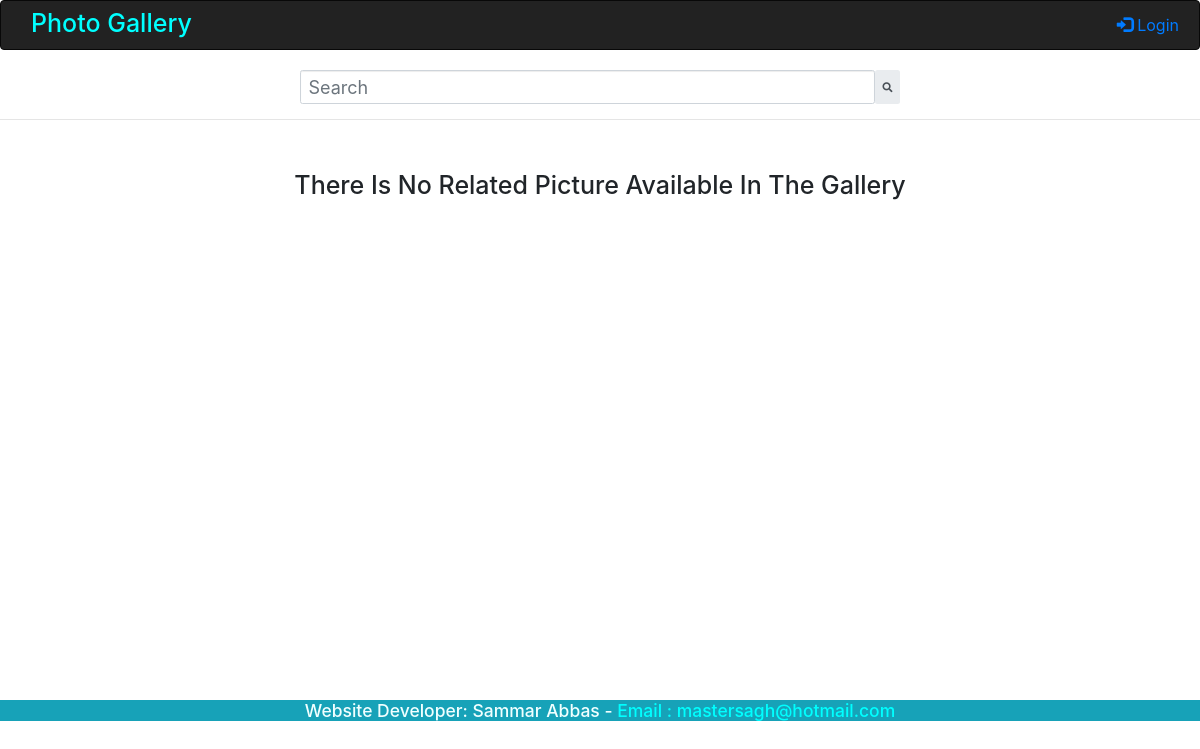
The app's page /, older data.
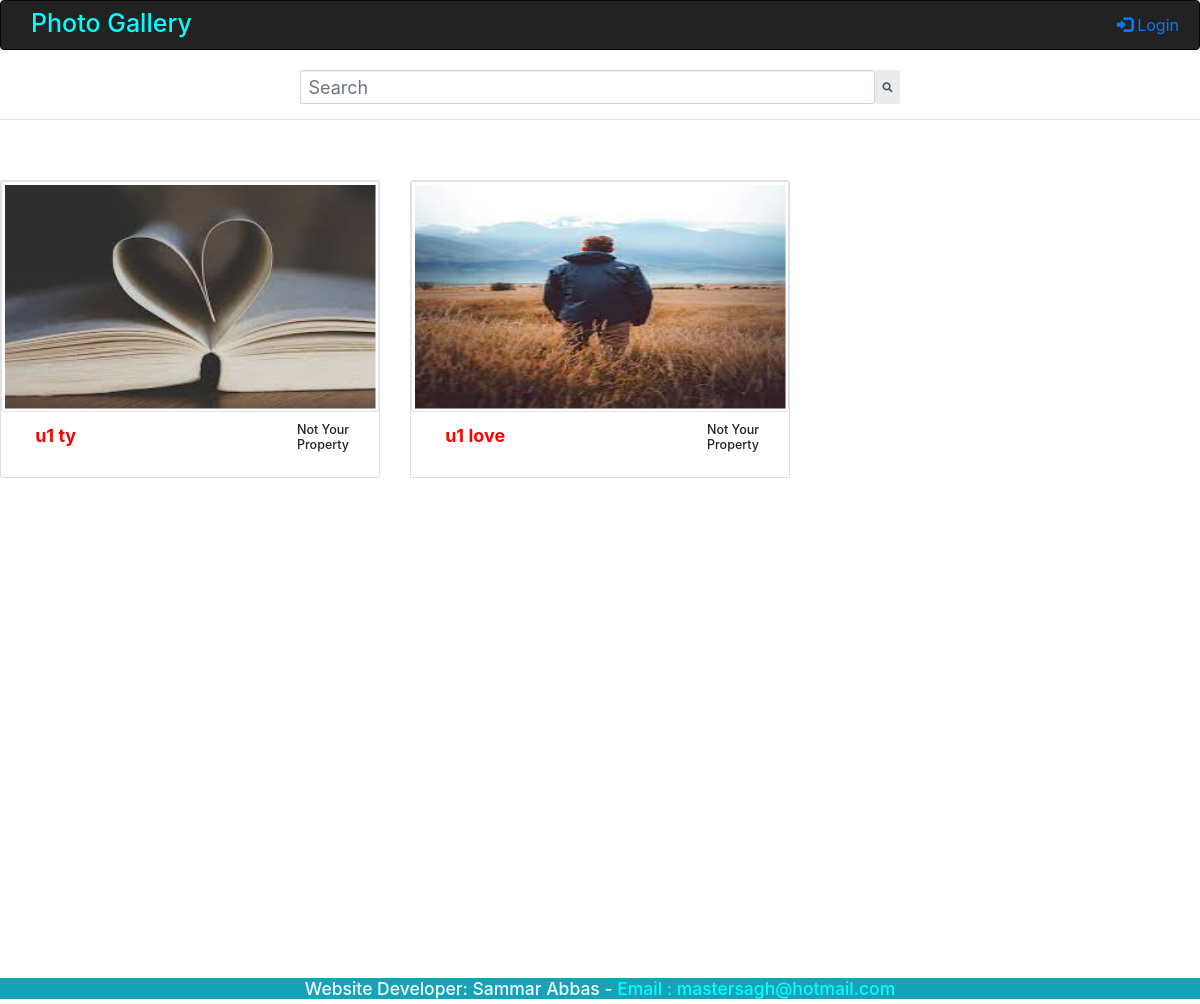
The same page, newer data.
### pictureApp/models.py (models this page shows, shortened)
class Photo(models.Model):
    title = models.CharField(max_length=50)
    image = models.ImageField()
    status = models.BooleanField(default=True)
    user = models.CharField(max_length=15, default="AnonymousUser")

### pictureApp/views.py (the view)
# urls.py: path('', views.index, name="index"),
def index(request):
    delNoTitle()
    is_sign_in = isSignIn(request)  #get is signed in
    if request.method == "POST":
        form=PhotoForm(data=request.POST,files=request.FILES)
        if form.is_valid():
            form.save()
            temp = Photo.objects.latest('id')
            temp.user = str(request.user)
            temp.save()
            return redirect('/')
    else:
        form=PhotoForm()
    photoList = currentPhoto(request)
    return render(request,"pictureApp/index.html", {
        "photo":photoList,
        "form": form,
        "isSignIn": is_sign_in
        })

### pictureApp/form.py
class PhotoForm(forms.ModelForm):
    class Meta:
        model=Photo
        fields=("title","image")

### pictureApp/views.py (called while the page is built)
def delNoTitle():
    obj = Photo.objects.all()
    for p in obj:
        if p.title == 'NoNameTitle':
            file_path = 'static/photosFolder/' + str(p.image)   # get file full path
            os.remove(file_path)    # delete file from local folder
            p.delete()      # delete object data from database

def isSignIn(request):
    returning_value = True
    if "AnonymousUser" == str(request.user):
        returning_value = False
    return returning_value

def currentPhoto(request):
    photoList = []
    currentUser = str(request.user)     #name of current user
    photo=Photo.objects.all()
    for p in photo:
        temp = []   # at Index 0 will store True/False and Index 1 will store photo object
        if currentUser == p.user:
            temp.append(True)   # TRUE is to show edit button
            temp.append(p)
            photoList.append(temp)
        elif p.status == False:
            temp.append(False)  # FALSE is to hide edit buttons
            temp.append(p)
            photoList.append(temp)
    photoList.reverse()
    return photoList

### pictureApp/templates/pictureApp/index.html (shortened to what this page needs)
{% extends 'pictureApp/sample.html' %}
{% block body %}
    {% if not photo %}
        <h1 style="text-align: center; vertical-align: middle; margin-top: 5rem;">
            There Is No Related Picture Available In The Gallery
        </h1>
    {% else %}
    <div class="row" >
        {% for p in photo %}
            <div class="col-sm-4"style="padding-top: 50px" >
                <div class="card" >
                    <img src={{p.1.image.url}} alt="pictures" class="img-thumbnail" style="height :231px; width :600px"  >
                    <div class="row mt-3 ml-2 mr-2" style="height:55px">
                        <div class="col-lg-9 " >
                            <label style="color: red; font-size: 18px;"> &nbsp; {{p.1.title}}</label>
                        </div>
                        <div class="col-lg-3">
                            {% if p.0 %}
                            <div class="row mt-2"  >
                                <div class="col-sm-2" >
                                    <a href="{% url 'pictureApp:statusChange' p.1.id %}">
                                        {% if p.1.status %}
                                            <button class="btn btn-primary"><i class="fas fa-lock"></i></button>
                                        {% else %}
                                            <button class="btn btn-secondary"><i class="fas fa-lock-open"></i></button>
                                        {% endif %}
                                    </a>
                                </div>
                                <div class="col-sm-2">
                                    <a >
                                        <button class="btn btn-primary" data-toggle="modal" data-target="#exampleModal-{{p.1.id}}">
                                            <i class="far fa-edit"></i>
                                        </button>
                                    </a>
                                </div>
                                <div class="col-sm-1">
                                    <a href="{% url 'pictureApp:deletePhoto' p.1.id %}">
                                        <button class="btn btn-primary"><i class="fas fa-trash-alt"></i></button>
                                    </a>
                                </div>
                            </div>
                            {% else %}
                            <h5>Not Your Property</h5>
                            {% endif %}
                        </div>
                    </div>
                </div>
            </div>
        {% endfor %}
    </div>
    {% endif %}
{% endblock %}

Row changes from the older to the newer data that the page shows:
added Photo: image (picture), title "u1 ty"
added Photo: image (picture), title "u1 love"
Text that changed along with them:
text no longer shown: "There Is No Related Picture Available In The Gallery"
